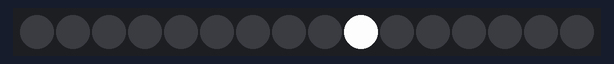
Bench run of a sketch on a simulated Arduino Uno, built with avr-gcc and run on an emulated ATmega328P. On the bench: 16 RGB LEDs in strip order, left to right.

Above: at 16.2 s.
At 17.7 s:
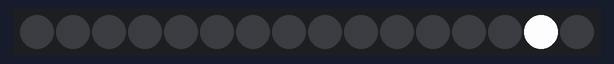
At 19.2 s:
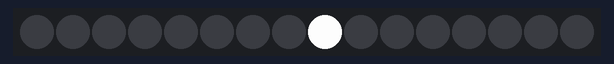
At 20.7 s:
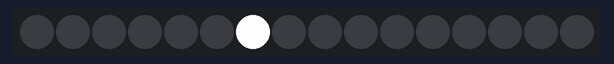
At 22.2 s:
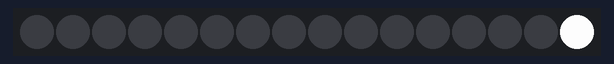
At 39.3 s:
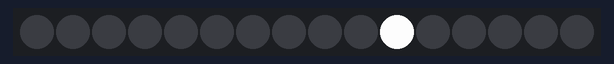

The sketch:

tlc5940test.ino
```cpp
/*
    Basic Pin setup:
    ------------                                  ---u----
    ARDUINO   13|-> SCLK (pin 25)           OUT1 |1     28| OUT channel 0
              12|                           OUT2 |2     27|-> GND (VPRG)
              11|-> SIN (pin 26)            OUT3 |3     26|-> SIN (pin 11)
              10|-> BLANK (pin 23)          OUT4 |4     25|-> SCLK (pin 13)
               9|-> XLAT (pin 24)             .  |5     24|-> XLAT (pin 9)
               8|                             .  |6     23|-> BLANK (pin 10)
               7|                             .  |7     22|-> GND
               6|                             .  |8     21|-> VCC (+5V)
               5|                             .  |9     20|-> 2K Resistor -> GND
               4|                             .  |10    19|-> +5V (DCPRG)
               3|-> GSCLK (pin 18)            .  |11    18|-> GSCLK (pin 3)
               2|                             .  |12    17|-> SOUT
               1|                             .  |13    16|-> XERR
               0|                           OUT14|14    15| OUT channel 15
    ------------                                  --------

    -  Put the longer leg (anode) of the LEDs in the +5V and the shorter leg
         (cathode) in OUT(0-15).
    -  +5V from Arduino -> TLC pin 21 and 19     (VCC and DCPRG)
    -  GND from Arduino -> TLC pin 22 and 27     (GND and VPRG)
    -  digital 3        -> TLC pin 18            (GSCLK)
    -  digital 9        -> TLC pin 24            (XLAT)
    -  digital 10       -> TLC pin 23            (BLANK)
    -  digital 11       -> TLC pin 26            (SIN)
    -  digital 13       -> TLC pin 25            (SCLK)
    -  The 2K resistor between TLC pin 20 and GND will let ~20mA through each
       LED.  To be precise, it's I = 39.06 / R (in ohms).  This doesn't depend
       on the LED driving voltage.
    - (Optional): put a pull-up resistor (~10k) between +5V and BLANK so that
                  all the LEDs will turn off when the Arduino is reset.

    If you are daisy-chaining more than one TLC, connect the SOUT of the first
    TLC to the SIN of the next.  All the other pins should just be connected
    together:
        BLANK on Arduino -> BLANK of TLC1 -> BLANK of TLC2 -> ...
        XLAT on Arduino  -> XLAT of TLC1  -> XLAT of TLC2  -> ...
    The one exception is that each TLC needs it's own resistor between pin 20
    and GND.

    This library uses the PWM output ability of digital pins 3, 9, 10, and 11.
    Do not use analogWrite(...) on these pins.

    This sketch does the Knight Rider strobe across a line of LEDs.

    Alex Leone <acleone ~AT~ gmail.com>, 2009-02-03 */

#include "Tlc5940.h"

int k;
int numLEDs = 45;  //Total number of leds
//
byte ledInd[]={  42,44,46,43,47,45, //the index for each led
                36,37,38,35,39,41,40,
                 29,30,31,32,34,33,
                18,21,25,27,26,24,28,
                 19,17,20,16,23,22,
                 9,10,13,14, 4,11, 8,
                  3, 5, 6, 7,12,15};

void setup()
{
  k=0;
  /* Call Tlc.init() to setup the tlc.
     You can optionally pass an initial PWM value (0 - 4095) for all channels.*/
  Tlc.init();
}

/* This loop will create a Knight Rider-like effect if you have LEDs plugged
   into all the TLC outputs.  NUM_TLCS is defined in "tlc_config.h" in the
   library folder.  After editing tlc_config.h for your setup, delete the
   Tlc5940.o file to save the changes. */

void loop()
{
  int direction = 1;
  long randVal = 0;
  int maxVal = 16;
  int minVal = 0;
  //for (int channel = 0; channel < NUM_TLCS * 16; channel += direction) {


    /* Tlc.clear() sets all the grayscale values to zero, but does not send
       them to the TLCs.  To actually send the data, call Tlc.update() */
    Tlc.clear();

    /* Tlc.set(channel (0-15), value (0-4095)) sets the grayscale value for
       one channel (15 is OUT15 on the first TLC, if multiple TLCs are daisy-
       chained, then channel = 16 would be OUT0 of the second TLC, etc.).

       value goes from off (0) to always on (4095).

       Like Tlc.clear(), this function only sets up the data, Tlc.update()
       will send the data. */
      //randVal=random(minVal,maxVal);
      //for(int j=0; j < randVal; j++)
      //{
      //  Tlc.set(j, 3000);
      //}

      //*********test 2 begin: one light at a time***********
      //In order of TLC5490 index
      /*for(int j=47; j >=0; j--)
      {
        Tlc.clear();

        Tlc.set(j,4000);

        Tlc.update();

        delay(5000);
      } */

     //**************test 2 end******************

     //***********test 3 begin all leds on constant*******************
    //for(int j=0; j < 48; j++)
    //{
    //   Tlc.set(j,4000);
    //}
        //Tlc.update();

    //delay(1500);
    //**************test 3 end******************

    //*********test 4 begin: one light at a time in physical order***********
      //Row by row in order of the physical layout on the table
      for(int j=0; j <numLEDs; j++)
      {
        Tlc.clear();

        Tlc.set(ledInd[j],4000);

        Tlc.update();

        delay(500);
      }
     //**************test 4 end******************
    /* Tlc.update() sends the data to the TLCs.  This is when the LEDs will
       actually change. */

}
```

Measured:
- what the display in image 0 shows lasts 0.5 s, from 16.1 s to 16.6 s
